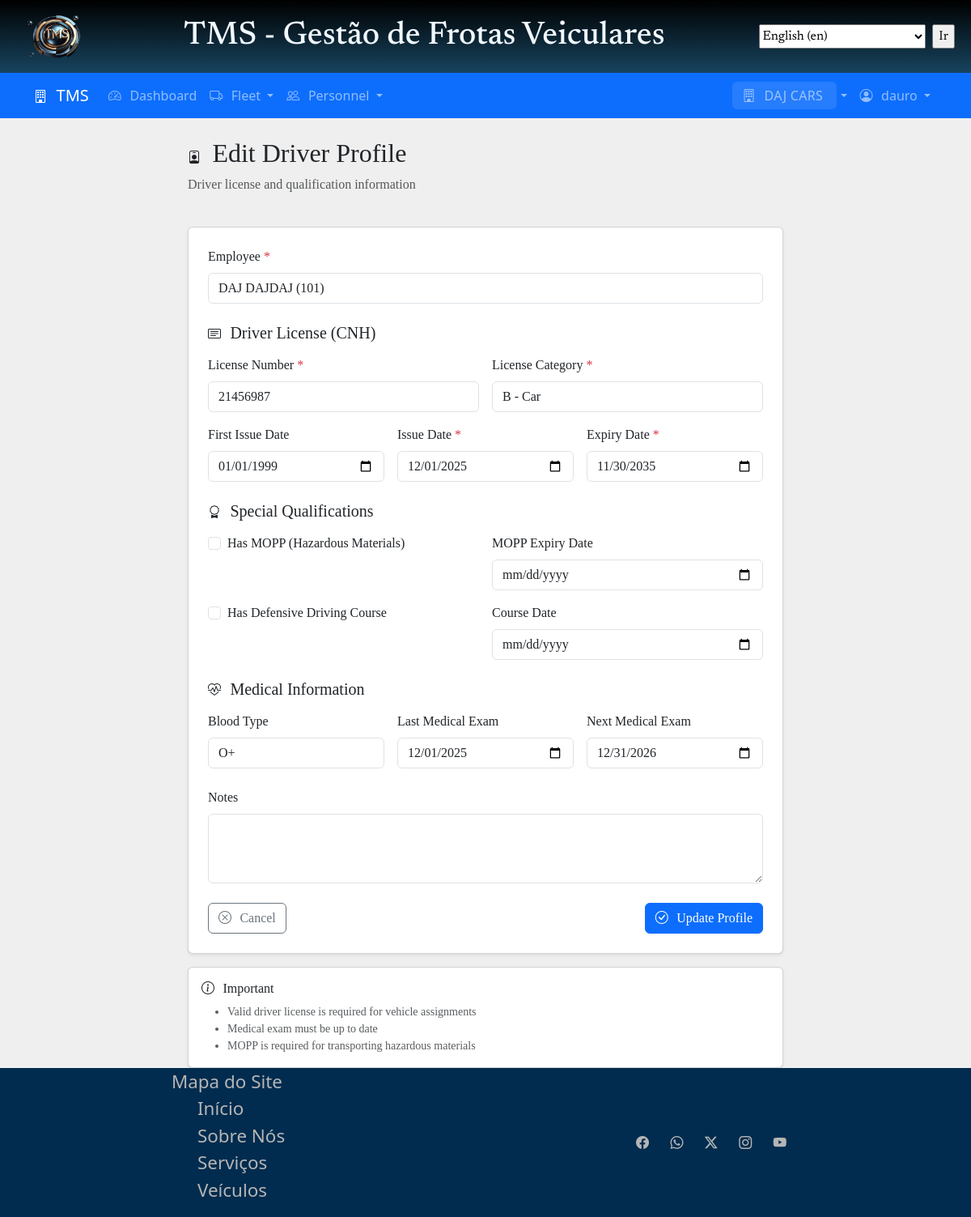
The app's page /personnel/driver-profile/4bc94e70-2ccb-44ee-83bd-325573a584bc/edit/ (signed in) with its own data.
### tenants/models.py (models this page shows, shortened)
class Tenant(models.Model):
    PLAN_CHOICES = [
        ("free", _("Free")),
        ("basic", _("Basic")),
        ("premium", _("Premium")),
        ("entreprise", _("Enterprise")),
    ]
    id = models.UUIDField(primary_key=True, default=uuid.uuid4, editable=False)
    slug = models.SlugField(
        max_length=50,
        unique=True,
        help_text=_("Unique identifier for the tenant, used ni URLs and subdomains"),
    )
    name = models.CharField(max_length=200, help_text=_("Display name"))
    legal_name = models.CharField(max_length=200, help_text=_("Legal company name"))
    document = models.CharField(
        max_length=30,
        unique=True,
        help_text=_("Unique identifier like SSN or Tax ID, CPF or CNPJ"),
    )
    email = models.EmailField(unique=True)
    phone = models.CharField(max_length=30)
    address = models.CharField(max_length=250, null=True, blank=True)
    is_active = models.BooleanField(default=True)
    plan = models.CharField(max_length=20, choices=PLAN_CHOICES, default="free")
    created_at = models.DateTimeField(auto_now_add=True)
    updated_at = models.DateTimeField(auto_now=True)
    settings = models.JSONField(default=dict, blank=True, null=True)
    subscription_expires_at = models.DateTimeField(blank=True, null=True)
    objects = TenantManager()
    class Meta:
        db_table = "tenants"
        indexes = [
            models.Index(fields=["slug"]),
            models.Index(fields=["is_active", "plan"]),
        ]

### accounts/models.py (models this page shows, shortened)
class CustomUser(AbstractUser):
    id = models.UUIDField(primary_key=True, default=uuid.uuid4, editable=False)
    current_tenant = models.ForeignKey(
        'tenants.Tenant',
        on_delete=models.SET_NULL,
        null=True,
        blank=True,
        related_name='current_users',
        help_text=_('Currently active tenant for this user')
    )
    phone = models.CharField(max_length=20, blank=True, null=True)
    document_number = models.CharField(
        max_length=30,
        blank=True,
        null=True,
        help_text=_('Unique identifier like SSN or Tax ID, CPF or CNPJ')
    )
    document_type = models.CharField(
        max_length=6,
        blank=True,
        null=True,
        choices=[
            ('SSN', 'SSN'),
            ('TAXID', 'Tax ID'),
            ('CPF', 'CPF'),
            ('CNPJ', 'CNPJ')
        ],
        default='CPF'
    )
    last_login_tenant = models.ForeignKey(
        'tenants.Tenant',
        on_delete=models.SET_NULL,
        blank=True,
        null=True,
        related_name='last_login_users',
    )
    created_at = models.DateTimeField(auto_now_add=True)
    updated_at = models.DateTimeField(auto_now=True)
    class Meta:
        db_table = 'users'
        indexes = [
            models.Index(fields=['email']),
            models.Index(fields=['document_number'])
        ]
    def get_tenants(self):
        return Tenant.objects.filter(
            members__user=self,
            members__is_active=True,
            is_active=True
        ).distinct()

### personnel/models.py (models this page shows, shortened)
class DriverProfile(TenantAwareModel):
    LICENSE_CATEGORY_CHOICES = [
        ("A", "A - Motorcycle"),
        ("B", "B - Car"),
        ("C", "C - Truck"),
        ("D", "D - Bus"),
        ("E", "E - Truck with Trailer"),
        ("AB", "AB - Motorcycle and Car"),
        ("AC", "AC - Motorcycle and Truck"),
        ("AD", "AD - Motorcycle and Bus"),
        ("AE", "AE - Motorcycle and Truck with Trailer"),
    ]
    employee = models.OneToOneField(
        Employee,
        on_delete=models.CASCADE,
        related_name="driver_profile",
        limit_choices_to={"employee_type": "driver"},
    )
    license_number = models.CharField(
        max_length=20, unique=True, help_text=_("CNH number")
    )
    license_category = models.CharField(max_length=5, choices=LICENSE_CATEGORY_CHOICES)
    license_issue_date = models.DateField()
    license_expiry_date = models.DateField()
    license_first_issue_date = models.DateField(
        blank=True, null=True, help_text=_("Date of first CNH issue")
    )
    has_mopp = models.BooleanField(
        default=False, help_text=_("Has MOPP certification (hazardous materials)")
    )
    mopp_expiry_date = models.DateField(blank=True, null=True)
    has_defensive_driving = models.BooleanField(
        default=False, help_text=_("Has defensive driving course")
    )
    defensive_driving_date = models.DateField(blank=True, null=True)
    last_medical_exam_date = models.DateField(blank=True, null=True)
    next_medical_exam_date = models.DateField(blank=True, null=True)
    blood_type = models.CharField(
        max_length=5,
        choices=[
            ("A+", "A+"),
            ("A-", "A-"),
            ("B+", "B+"),
            ("B-", "B-"),
            ("AB+", "AB+"),
            ("AB-", "AB-"),
            ("O+", "O+"),
            ("O-", "O-"),
        ],
        blank=True,
    )
    total_trips = models.PositiveIntegerField(default=0)
    total_km_driven = models.PositiveIntegerField(default=0)
    accidents_count = models.PositiveIntegerField(default=0)
    violations_count = models.PositiveIntegerField(default=0)
    notes = models.TextField(blank=True)
    class Meta:
        verbose_name = _("Driver Profile")
        verbose_name_plural = _("Driver Profiles")
        indexes = [
            models.Index(fields=["license_number"]),
            models.Index(fields=["license_expiry_date"]),
        ]

### personnel/views.py (the view, shortened to what this page needs)
class DriverProfileUpdateView(TenantAdminRequiredMixin, TenantAwareUpdateView):
    model = DriverProfile
    form_class = DriverProfileForm
    template_name = "personnel/driver_profile_form.html"

### templates/personnel/driver_profile_form.html (shortened to what this page needs)
{% extends 'base.html' %}
{% load static i18n l10n %}
{% block content %}
<div class="container mt-4">
  <div class="row justify-content-center">
    <div class="col-lg-8">
      <div class="d-flex justify-content-between align-items-center mb-4">
        <div>
          <h2>
            <i class="bi bi-person-badge"></i>
            {% if object %}
            {% translate "Edit Driver Profile" %}
            {% else %}
            {% translate "Create Driver Profile" %}
            {% endif %}
          </h2>
          <p class="text-muted">
            {% translate "Driver license and qualification information" %}
          </p>
        </div>
      </div>
      <div class="card shadow-sm">
        <div class="card-body p-4">
          <form method="post" novalidate>
            <div class="mb-4">
              <label for="{{ form.employee.id_for_label }}" class="form-label">
                {% translate "Employee" %} <span class="text-danger">*</span>
              </label>
              {{ form.employee }}
            </div>
            <h5 class="mb-3">
              <i class="bi bi-card-text"></i> {% translate "Driver License (CNH)" %}
            </h5>
            <div class="row g-3 mb-4">
              <div class="col-md-6">
                <label for="{{ form.license_number.id_for_label }}" class="form-label">
                  {% translate "License Number" %} <span class="text-danger">*</span>
                </label>
                {{ form.license_number }}
              </div>
              <div class="col-md-6">
                <label for="{{ form.license_category.id_for_label }}" class="form-label">
                  {% translate "License Category" %} <span class="text-danger">*</span>
                </label>
                {{ form.license_category }}
              </div>
              <div class="col-md-4">
                <label for="{{ form.license_first_issue_date.id_for_label }}" class="form-label">
                  {% translate "First Issue Date" %}
                </label>
                {{ form.license_first_issue_date }}
              </div>
              <div class="col-md-4">
                <label for="{{ form.license_issue_date.id_for_label }}" class="form-label">
                  {% translate "Issue Date" %} <span class="text-danger">*</span>
                </label>
                {{ form.license_issue_date }}
              </div>
              <div class="col-md-4">
                <label for="{{ form.license_expiry_date.id_for_label }}" class="form-label">
                  {% translate "Expiry Date" %} <span class="text-danger">*</span>
                </label>
                {{ form.license_expiry_date }}
              </div>
            </div>
            <h5 class="mb-3 mt-4">
              <i class="bi bi-award"></i> {% translate "Special Qualifications" %}
            </h5>
            <div class="row g-3 mb-4">
              <div class="col-md-6">
                <div class="form-check">
                  {{ form.has_mopp }}
                  <label class="form-check-label" for="{{ form.has_mopp.id_for_label }}">
                    {% translate "Has MOPP (Hazardous Materials)" %}
                  </label>
                </div>
              </div>
              <div class="col-md-6">
                <label for="{{ form.mopp_expiry_date.id_for_label }}" class="form-label">
                  {% translate "MOPP Expiry Date" %}
                </label>
                {{ form.mopp_expiry_date }}
              </div>
              <div class="col-md-6">
                <div class="form-check">
                  {{ form.has_defensive_driving }}
                  <label class="form-check-label" for="{{ form.has_defensive_driving.id_for_label }}">
                    {% translate "Has Defensive Driving Course" %}
                  </label>
                </div>
              </div>
              <div class="col-md-6">
                <label for="{{ form.defensive_driving_date.id_for_label }}" class="form-label">
                  {% translate "Course Date" %}
                </label>
                {{ form.defensive_driving_date }}
              </div>
            </div>
            <h5 class="mb-3 mt-4">
              <i class="bi bi-heart-pulse"></i> {% translate "Medical Information" %}
            </h5>
            <div class="row g-3 mb-4">
              <div class="col-md-4">
                <label for="{{ form.blood_type.id_for_label }}" class="form-label">
                  {% translate "Blood Type" %}
                </label>
                {{ form.blood_type }}
              </div>
              <div class="col-md-4">
                <label for="{{ form.last_medical_exam_date.id_for_label }}" class="form-label">
                  {% translate "Last Medical Exam" %}
                </label>
                {{ form.last_medical_exam_date }}
              </div>
              <div class="col-md-4">
                <label for="{{ form.next_medical_exam_date.id_for_label }}" class="form-label">
                  {% translate "Next Medical Exam" %}
                </label>
                {{ form.next_medical_exam_date }}
              </div>
            </div>
            <div class="mb-4">
              <label for="{{ form.notes.id_for_label }}" class="form-label">
                {% translate "Notes" %}
              </label>
              {{ form.notes }}
            </div>
            <div class="d-flex justify-content-between mt-4">
              <a href="{% url 'personnel:employee_list' %}" class="btn btn-outline-secondary">
                <i class="bi bi-x-circle"></i> {% translate "Cancel" %}
              </a>
              <button type="submit" class="btn btn-primary">
                <i class="bi bi-check-circle"></i>
                {% if object %}
                {% translate "Update Profile" %}
                {% else %}
                {% translate "Create Profile" %}
                {% endif %}
              </button>
            </div>
          </form>
        </div>
      </div>
      <div class="card shadow-sm mt-3">
        <div class="card-body">
          <h6 class="card-title">
            <i class="bi bi-info-circle"></i> {% translate "Important" %}
          </h6>
          <ul class="mb-0 small text-muted">
            <li>{% translate "Valid driver license is required for vehicle assignments" %}</li>
            <li>{% translate "Medical exam must be up to date" %}</li>
            <li>{% translate "MOPP is required for transporting hazardous materials" %}</li>
          </ul>
        </div>
      </div>
    </div>
  </div>
</div>
{% endblock %}

### templates/components/_navbar.html (shortened to what this page needs)
{% load static i18n l10n %}
<link rel="stylesheet" href="{% static 'css/navbar.css' %}">
<nav class="navbar navbar-expand-lg navbar-dark bg-primary">
  <div class="container">
    <a class="navbar-brand" href="{% url 'home' %}">
      <i class="bi bi-building"></i> TMS
    </a>
    <div class="collapse navbar-collapse" id="navbarNav">
      <ul class="navbar-nav me-auto">
        {% if user.is_authenticated %}
        <li class="nav-item">
          <a class="nav-link" href="{% url 'dashboard' %}">
            <i class="bi bi-speedometer2"></i> Dashboard
          </a>
        </li>
        {% if current_tenant %}
        <li class="nav-item dropdown">
          <a class="nav-link dropdown-toggle" href="#" role="button" data-bs-toggle="dropdown">
            <i class="bi bi-truck"></i> Fleet
          </a>
        </li>
        <li class="nav-item dropdown">
          <a class="nav-link dropdown-toggle" href="#" role="button" data-bs-toggle="dropdown">
            <i class="bi bi-people"></i> Personnel
          </a>
        </li>
        {% endif %}
        {% endif %}
      </ul>
      <ul class="navbar-nav">
        {% if user.is_authenticated %}
        {% if current_tenant %}
        <li class="nav-item dropdown">
          <a class="nav-link dropdown-toggle" href="#" role="button" data-bs-toggle="dropdown">
            <span class="tenant-badge">
              <i class="bi bi-building"></i> {{ current_tenant.name }}
            </span>
          </a>
        </li>
        {% else %}
        <li class="nav-item">
          <a class="nav-link" href="{% url 'tenants:select' %}">
            <i class="bi bi-building"></i> Select Tenant
          </a>
        </li>
        {% endif %}
        <li class="nav-item dropdown">
          <a class="nav-link dropdown-toggle" href="#" role="button" data-bs-toggle="dropdown">
            <i class="bi bi-person-circle"></i> {{ user.get_full_name|default:user.username }}
          </a>
        </li>
        {% endif %}
      </ul>
    </div>
  </div>
</nav>

### records on screen
Tenant: name "DAJ CARS"
CustomUser: get_full_name "dauro"
DriverProfile: employee "DAJ DAJDAJ (101)", license_number "21456987", license_category "B - Car", license_first_issue_date "01/01/1999", license_issue_date "12/01/2025", license_expiry_date "11/30/2035", blood_type "O+", last_medical_exam_date "12/01/2025", next_medical_exam_date "12/31/2026"

### other values on screen
form field language "English (en)"
